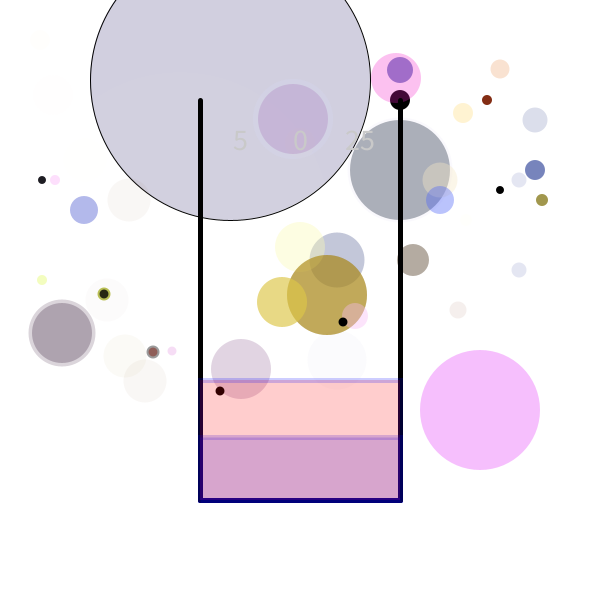
Frame 1 (no input)
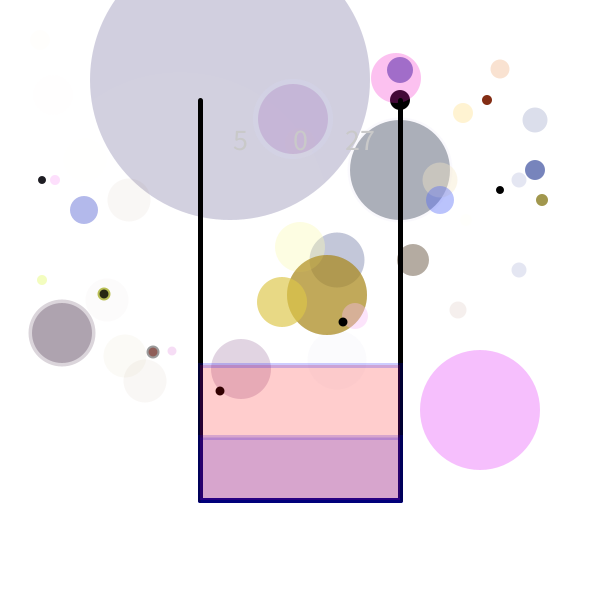
Frame 60 (the mouse pressed at the canvas centre just before this capture)
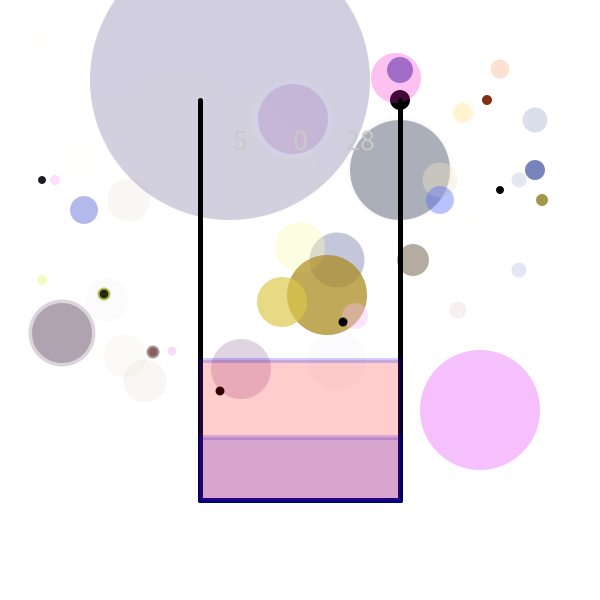
Frame 120 (the mouse held since frame 60 and released just before this capture)

The Processing sketch that drew these frames (run headless with seeded random() and noise(); from frame 60 on, the mouse is pressed at the canvas centre):

// Processing sketch: processing_144410
// ── processing_144410.pde

// Konkuk University
// Department of Dynamic Media
// SOS iDesign
// Name: Shin Yeonsik
// ID: dnmys11

void setup() {
  size(600, 600);
  background(120);
  smooth();
}

void draw() {
  background(255);

  fill (18, 9, 90, 50); 
  ellipse (230, 80, 280, 280); 
  smooth ();
  noStroke (); 

  fill (255, 255, 255, 3);   
  ellipse (180, 222, 300, 300); 
  noStroke () ; 
  smooth(); 

  fill (227, 50, 249, 80);   
  ellipse (480, 410, 120, 120); 
  noStroke (); 
  smooth (); 

  fill (47, 59, 75, 100);   
  ellipse (400, 170, 100, 100);
  noStroke ();
  smooth (); 

  fill (129, 90, 201, 10);   
  ellipse (400, 170, 105, 105); 
  noStroke (); 
  smooth (); 

  fill (129, 139, 201);   
  ellipse (400, 70, 26, 26); 
  noStroke (); 
  smooth (); 

  fill (0, 0, 0);   
  ellipse (400, 100, 20, 20); 
  noStroke (); 
  smooth (); 

  fill (244, 30, 199, 70);   
  ellipse (396, 78, 50, 50); 
  noStroke (); 
  smooth (); 

  fill (254, 192, 25, 50);   
  ellipse (463, 113, 20, 20); 
  noStroke (); 
  smooth (); 

  fill (225, 108, 22, 50);   
  ellipse (500, 69, 19, 19); 
  noStroke (); 
  smooth (); 

  fill (168, 121, 181, 100);   
  ellipse (293, 119, 70, 70); 
  noStroke (); 
  smooth (); 

  fill (212, 218, 252, 50);   
  ellipse (293, 119, 80, 80); 
  noStroke (); 
  smooth (); 

  fill (245, 233, 200, 100);   
  ellipse (440, 180, 35, 35);
  noStroke (); 
  smooth (); 

  fill (79, 103, 247, 100);   
  ellipse (440, 200, 28, 28); 
  noStroke (); 
  smooth (); 

  fill (127, 112, 96, 150);   
  ellipse (413, 260, 32, 32); 
  noStroke (); 
  smooth (); 

  fill (163, 171, 205, 100);   
  ellipse (535, 120, 25, 25); 
  noStroke (); 
  smooth ();

  fill (24, 46, 141, 150);   
  ellipse (535, 170, 20, 20); 
  noStroke (); 
  smooth (); 

  fill (131, 45, 20);   
  ellipse (487, 100, 10, 10); 
  noStroke (); 
  smooth (); 

  fill (0, 0, 0);   
  ellipse (500, 190, 8, 8); 
  noStroke (); 
  smooth (); 

  fill (161, 151, 77);   
  ellipse (542, 200, 12, 12); 
  noStroke (); 
  smooth (); 

  fill (248, 246, 84, 5);   
  ellipse (466, 220, 12, 12); 
  noStroke (); 
  smooth (); 

  fill (131, 45, 20, 20);   
  ellipse (458, 310, 17, 17); 
  noStroke (); 
  smooth (); 

  fill (24, 46, 141, 30);   
  ellipse (519, 270, 15, 15); 
  noStroke (); 
  smooth (); 

  fill (24, 46, 141, 30);   
  ellipse (519, 180, 15, 15); 
  noStroke (); 
  smooth (); 

  fill (103, 111, 157, 100);   
  ellipse (337, 260, 55, 55); 
  noStroke (); 
  smooth (); 

  fill (143, 150, 197, 10);   
  ellipse (337, 360, 59, 59); 
  noStroke (); 
  smooth (); 

  fill (247, 223, 111, 5);   
  ellipse (300, 143, 30, 30); 
  noStroke (); 
  smooth (); 

  fill (249, 215, 217, 6);   
  ellipse (53, 95, 40, 40); 
  noStroke (); 
  smooth (); 

  fill (243, 231, 130, 6);   
  ellipse (40, 40, 20, 20); 
  noStroke (); 
  smooth (); 

  fill (143, 122, 57, 80);   
  ellipse (327, 295, 80, 80); 
  noStroke (); 
  smooth (); 

  fill (249, 250, 180, 100);   
  ellipse (300, 247, 50, 50); 
  noStroke (); 
  smooth (); 

  fill (173, 137, 18, 150);   
  ellipse (327, 295, 80, 80); 
  noStroke (); 
  smooth (); 

  fill (221, 198, 72, 170);   
  ellipse (282, 302, 50, 50); 
  noStroke (); 
  smooth (); 

  fill (255, 255, 255, 70);   
  ellipse (266, 266, 20, 20); 
  noStroke (); 
  smooth (); 

  fill (179, 145, 180, 100);   
  ellipse (241, 369, 60, 60); 
  noStroke (); 
  smooth (); 

  fill (162, 149, 163, 100);   
  ellipse (62, 333, 67, 67); 
  noStroke (); 
  smooth (); 

  fill (162, 149, 163, 200);   
  ellipse (62, 333, 60, 60); 
  noStroke (); 
  smooth (); 

  fill (173, 146, 62, 12);   
  ellipse (125, 356, 43, 43); 
  noStroke (); 
  smooth (); 

  fill (105, 64, 32, 11);   
  ellipse (145, 381, 43, 43); 
  noStroke (); 
  smooth (); 

  fill (105, 64, 32, 11);   
  ellipse (129, 200, 43, 43); 
  noStroke (); 
  smooth (); 

  fill (115, 46, 29, 5);   
  ellipse (107, 300, 43, 43); 
  noStroke (); 
  smooth (); 

  fill (251, 241, 143, 2);   
  ellipse (85, 160, 43, 43); 
  noStroke (); 
  smooth (); 

  fill (62, 76, 204, 100);   
  ellipse (84, 210, 28, 28); 
  noStroke (); 
  smooth (); 

  fill (251, 174, 248, 100);   
  ellipse (55, 180, 10, 10); 
  noStroke (); 
  smooth ();

  fill (225, 249, 91, 100);   
  ellipse (42, 280, 10, 10); 
  noStroke (); 
  smooth (); 

  fill (30, 29, 35, 400);   
  ellipse (42, 180, 8, 8); 
  noStroke (); 
  smooth (); 

  fill (167, 175, 39, 200);   
  ellipse (104, 294, 13, 13);
  noStroke (); 
  smooth (); 

  fill (0, 0, 0, 200);   
  ellipse (104, 294, 9, 9); 
  noStroke (); 
  smooth (); 

  fill (0, 0, 0, 100);   
  ellipse (153, 352, 13, 13); 
  noStroke (); 
  smooth (); 

  fill (140, 78, 70, 200);   
  ellipse (153, 352, 9, 9); 
  noStroke (); 
  smooth (); 

  fill (231, 168, 229, 100);   
  ellipse (172, 351, 9, 9); 
  noStroke (); 
  smooth (); 

  fill (0, 0, 0, 300);   
  ellipse (220, 391, 9, 9); 
  noStroke (); 
  smooth (); 

  fill (248, 185, 244, 100);   
  ellipse (355, 316, 26, 26);
  noStroke (); 
  smooth (); 

  fill (0, 0, 0, 300);   
  ellipse (343, 322, 9, 9); 
  noStroke (); 
  smooth (); 

  stroke(0);
  strokeWeight(5);
  line(200, 100, 200, 500);
  line(200, 500, 400, 500);
  line(400, 500, 400, 100);

  stroke(0, 0, 255, 50);
  fill(0, 0, 255, 50);
  quad(200, 500, 400, 500, 400, 500-12.5*hour(), 200, 500-12.5*hour());
  fill(0, 255, 0, 50);
  quad(200, 500, 400, 500, 400, 500-5*minute(), 200, 500-5*minute());
  fill(255, 0, 0, 50);
  quad(200, 500, 400, 500, 400, 500-5*second(), 200, 500-5*second());




  time(width/2, 150);
}

void time(float x, float y)
{
  noStroke();
  fill(255);

  fill(255-(hour()*10.625));
  textAlign(CENTER);
  textSize(30);
  text(hour(), x-60, y);
  text(minute(), x, y);
  text(second(), x+60, y);
}
